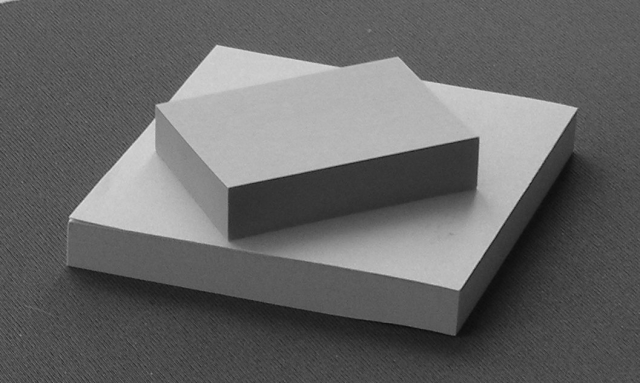
%> input picture uebung_2/postit2g.png, 640 x 383 px
$ octave test_aufgabe_1.m   (GNU Octave 9; MATLAB toolbox functions it lacks are replaced by stand-ins)
%> lines starting %> are read from the running program, lines starting %| are printed output that depends on the picture
close all
clear
clc

%% Test Musterloesung Aufgabe 1
img = imread('postit2g.png');
%> img is the input picture: size 383x640 uint8; min 11, max 221, mean 101.9
d_img = im2double(img);

figure(1)
subplot(2,3,1);
imshow(d_img);

filter_type='sobel';
fv=fspecial(filter_type);
fu=fv';

img_gr_u = conv2(d_img,double(fu));
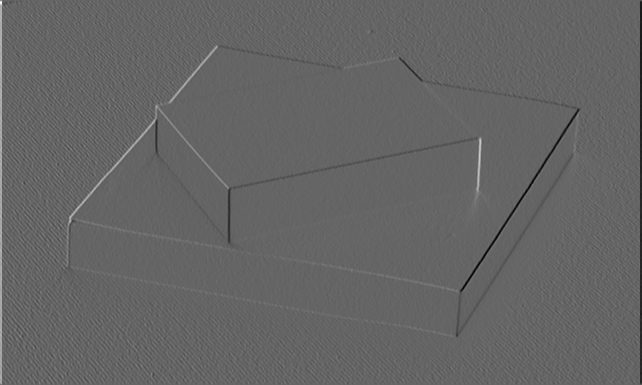
%> img_gr_u: size 385x642 double; min -2.01, max 3.05, mean 1.37e-17; drawn with min black and max white
img_gr_v = conv2(d_img,double(fv));
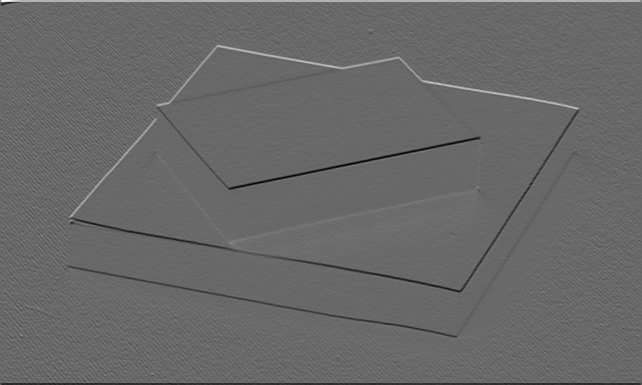
%> img_gr_v: size 385x642 double; min -2.16, max 3.09, mean 3.68e-18; drawn with min black and max white
img_gr = sqrt(img_gr_u.^2 + img_gr_v.^2);
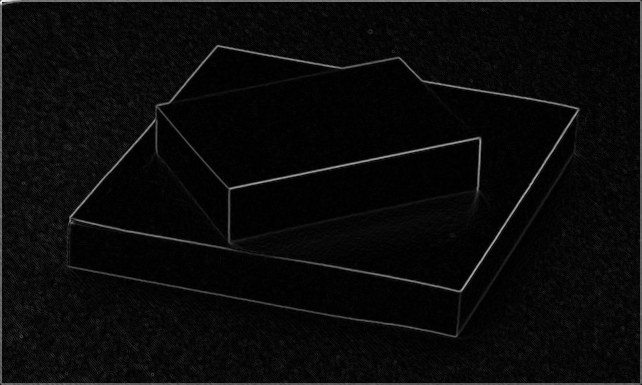
%> img_gr: size 385x642 double; min 0, max 3.31, mean 0.139; drawn with min black and max white
img_angle = atan2(img_gr_v, img_gr_u);
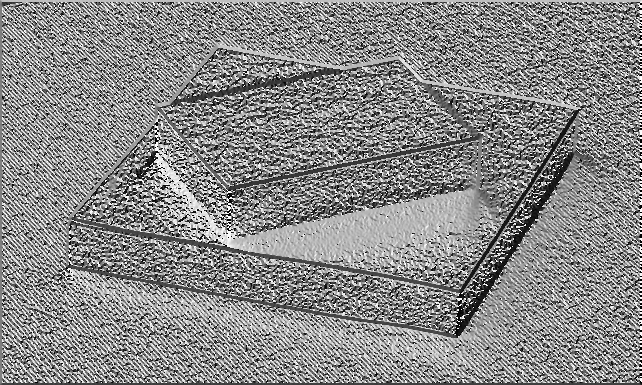
%> img_angle: size 385x642 double; min -3.14, max 3.14, mean 0.247; drawn with min black and max white

figure('Name', 'Winkel des Gradienten');
imshow(img_angle, 'colormap', hsv);
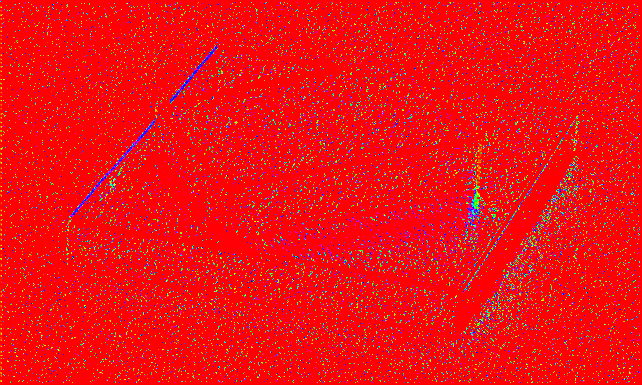
%> displayed picture: size 385x642x3, on the screen's scale of 0 to 255; mean R, G, B 240.2, 14.9, 17.8
